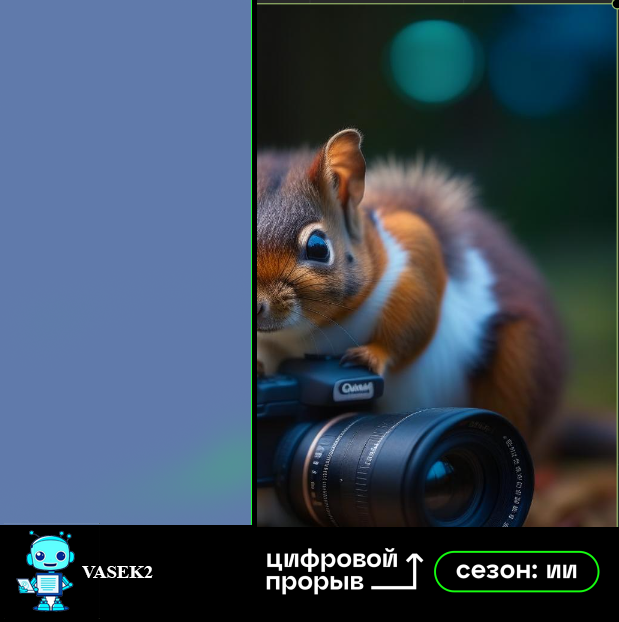
#> input picture belka.png, 619 x 622 px, given as the content of the folder /content/imgs, which was not available
$ jupyter execute --allow-errors 'Копия_блокнота_"brocen_color_ipynb".ipynb'   (shell and % lines are left out)   (text cells are left out)
#> lines starting #> are read from the running program, lines starting #| are printed output that depends on the picture; long printed decimals are rounded; pictures that were not available may be replaced by others from this repository, and a replacement may not be noted
[cell 1]
from google.colab import drive
drive.mount('/content/drive')

[cell 2]
import pandas as pd
import matplotlib.pyplot as plt # библиотека MatPlotLib для визуализации
import PIL
import os # чтение файлов и структуры директорий
import numpy as np
from PIL import Image

[cell 3]
import cv2 # импорт Open CV
from google.colab.patches import cv2_imshow # cv2_imshow служит для отображения картинок в Google Colab

[cell 4]
def colors(grey_image): #функция искать одноцветные области брака
  b=0
  n=np.array(gray_image)
  unique, counts = np.unique(n, return_counts=True)
  for i in range(len(n[:,0])):
      if len(np.unique(np.array(n[i,:])))==1 :
        uno=np.unique(np.array(n[i,:]), return_counts=False)
        if uno!=0:
           if uno!=255:
             b+=1

  print(b)
  if b>10:
    br=1

  elif len(np.array(unique))<7:
    br=1
  elif (max(np.array(counts))/len(n))>0.30:
    ind=np.where(max(np.array(counts)))[0][0]
    if np.array(unique)[ind]!=0:
           if  np.array(unique)[ind]!=255:
             br=1
           else: br=0
    else: br=0
   # print(max(np.array(counts))/len(n))
  #  br=1
  else :
    br=0

  return br

#> (a cell that did not finish here is left out)

[cell 6]
def koeff(grey_image):#соотношения белого, черного, серединки
    n=np.ravel(gray_image)
    av=np.mean(n)
    koef_bl=sum(n>240)/len(n)
    koef_wt=sum(n<10)/len(n)
    koef_av=(sum(n<(av+10))-sum(n<(av-10)))/len(n)
    return (av,koef_bl,koef_wt,koef_av)

[cell 7]
from numpy.ma.extras import average
#> (the rest of this cell did not finish here and is left out)

[cell 8]
def save_file_at_dir(dir_path, img, fldr):
    os.makedirs(dir_path, exist_ok=True)
    os.chdir(dir_path)
    cv2.imwrite("{}.jpg".format(fldr), img)

[cell 9]
def chanal_bad(img):#ошибки в каналах
  r = img[:,:,0]
  g= img[:,:,1]
  b= img[:,:,2]
  rr=np.ravel(r)
  gr=np.ravel(g)
  br=np.ravel(b)
  print(np.mean(rr),np.mean(br),np.mean(gr))
  if np.mean(rr)>2*np.mean(gr) or np.mean(rr)>2*sum(br):
    br=1
  elif np.mean(gr)>2*np.mean(rr) or np.mean(gr)>2*np.mean(br):
    br=1
  elif np.mean(br)>2*np.mean(gr) or np.mean(br)>2*np.mean(rr):
    br=1
  else:
    br=0
  return br

[cell 10]
from logging import exception
directory='/content/imgs'
brocken_img=[]
exception1=[]
i=1
br=0
br_path="/content/b"
good_path="/content/g"
for fldr in os.listdir(directory):
     file_path = os.path.join(directory, fldr)
     try:
            im = Image.open(file_path)
#> im is the input picture: PIL image 619x622 RGBA; mean R, G, B, A 60.3, 75.2, 91.4, 255
            im=cv2.imread(file_path)
#> im: shape (622, 619, 3)
            gray_image = cv2.cvtColor(im, cv2.COLOR_BGR2GRAY)
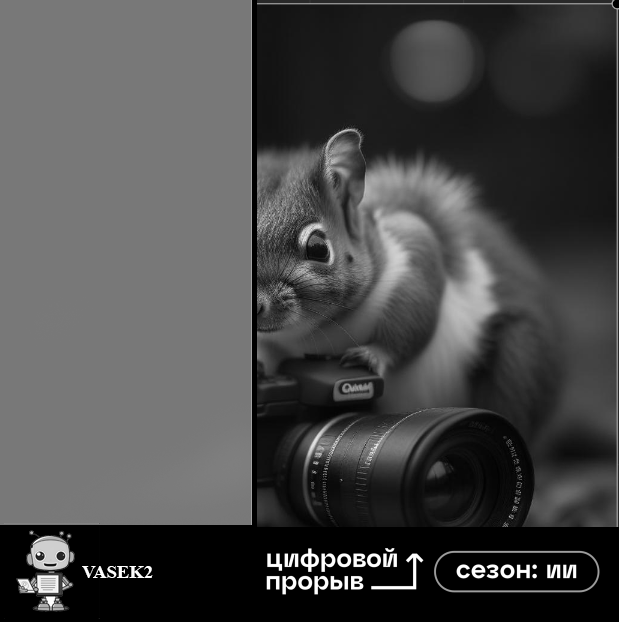
#> gray_image: shape (622, 619); min 0, max 255, mean 72.6
            av,koef_bl,koef_wt,koef_av=koeff(gray_image)
#> in koeff, `av=np.mean(n)`: av = 72.63
#> in koeff, `koef_bl=sum(n>240)/len(n)`: koef_bl = 0.00625
#> in koeff, `koef_wt=sum(n<10)/len(n)`: koef_wt = 0.151
#> in koeff, `koef_av=(sum(n<(av+10))-sum(n<(av-10)))/len(n)`: koef_av = 0.0759
#> av = 72.63; koef_bl = 0.00625; koef_wt = 0.151; koef_av = 0.0759
            if av <=10 or av>=240:
              br=1
            elif koef_bl>0.8 or koef_av>0.8 or koef_wt>0.8:
                  br=1
            else :
              br=colors(gray_image)
#> in colors, `unique, counts = np.unique(n, return_counts=True)`: unique = 256 values from 0 to 255; counts = 256 values, max 119161 at index 120, min 11 at index 218, mean 1504
#> after the loop in colors, `for i in range(len(n[:,0])):`: b = 0
#| 0
#> br = 0

              if br==0:
                br=chanal_bad(im)
#> in chanal_bad, `r = img[:,:,0]`:
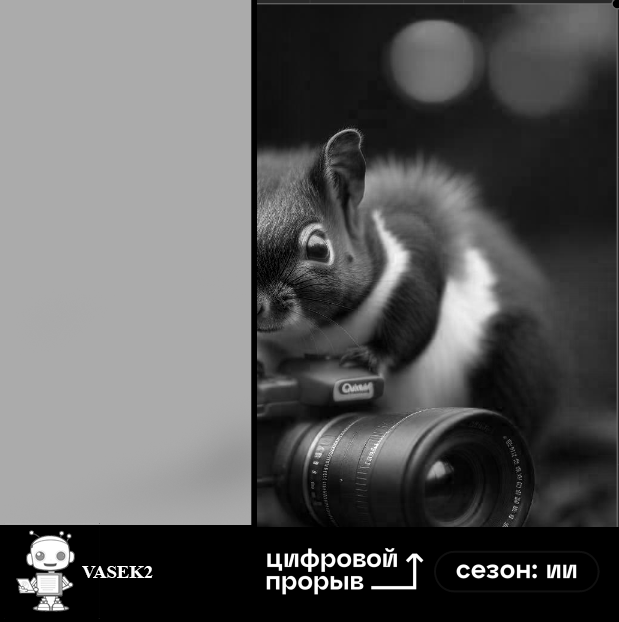
#> r: shape (622, 619); min 0, max 255, mean 91.4
#> in chanal_bad, `g= img[:,:,1]`:
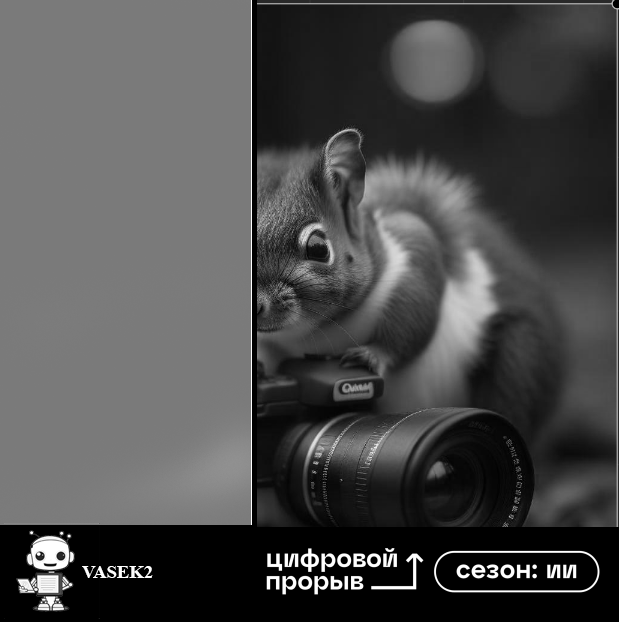
#> g: shape (622, 619); min 0, max 255, mean 75.2
#> in chanal_bad, `b= img[:,:,2]`:
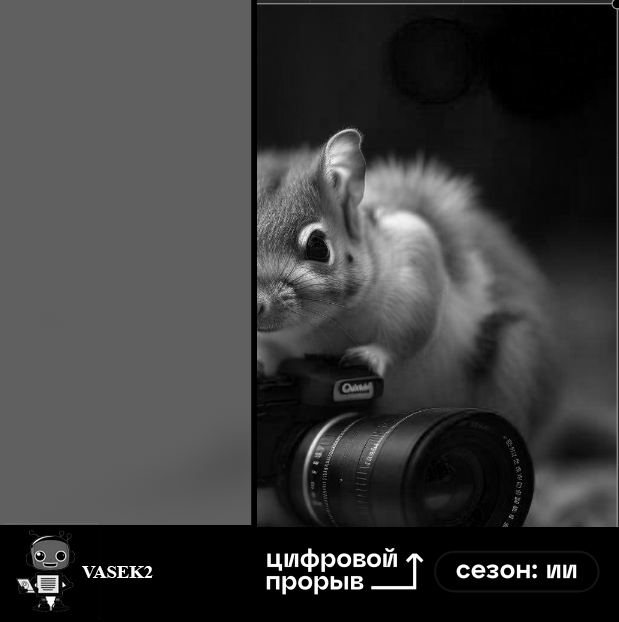
#> b: shape (622, 619); min 0, max 255, mean 60.3
#| 91.415 60.281 75.205
            if br:
               brocken_img.append(fldr.split('.')[0])
               save_file_at_dir(br_path,im,fldr)
            else:
               save_file_at_dir(good_path,im,fldr)
     except PIL.UnidentifiedImageError:
            extensions1.append(fldr.split('.')[0])

[cell 11]
im_pr=cv2.imread('/content/b/clear_19.JPG.jpg')
gray_image = cv2.cvtColor(im_pr, cv2.COLOR_BGR2GRAY)
print(colors(gray_image),koeff(gray_image))
#| 0
#| 0 (72.629, 0.006252, 0.1514, 0.07585)
chanal_bad(im_pr)
#| 91.415 60.281 75.205
#> Out = 0
